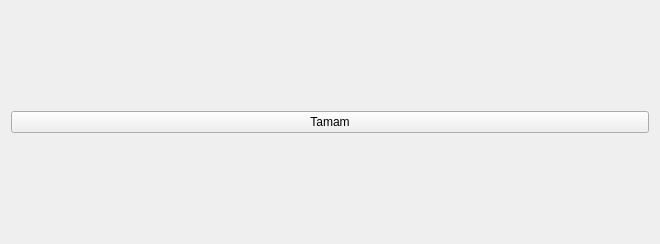
<?xml version="1.0" encoding="UTF-8"?>
<ui version="4.0">
 <class>Form</class>
 <widget class="QWidget" name="Form">
  <property name="geometry">
   <rect>
    <x>0</x>
    <y>0</y>
    <width>660</width>
    <height>244</height>
   </rect>
  </property>
  <property name="windowTitle">
   <string>Form</string>
  </property>
  <layout class="QGridLayout" name="gridLayout">
   <item row="0" column="0">
    <layout class="QHBoxLayout" name="comingTruckSequence"/>
   </item>
   <item row="1" column="0">
    <layout class="QHBoxLayout" name="goingTruckSequence"/>
   </item>
   <item row="2" column="0">
    <widget class="QPushButton" name="enterSequenceButton">
     <property name="text">
      <string>Tamam</string>
     </property>
    </widget>
   </item>
  </layout>
 </widget>
 <resources/>
 <connections/>
</ui>
